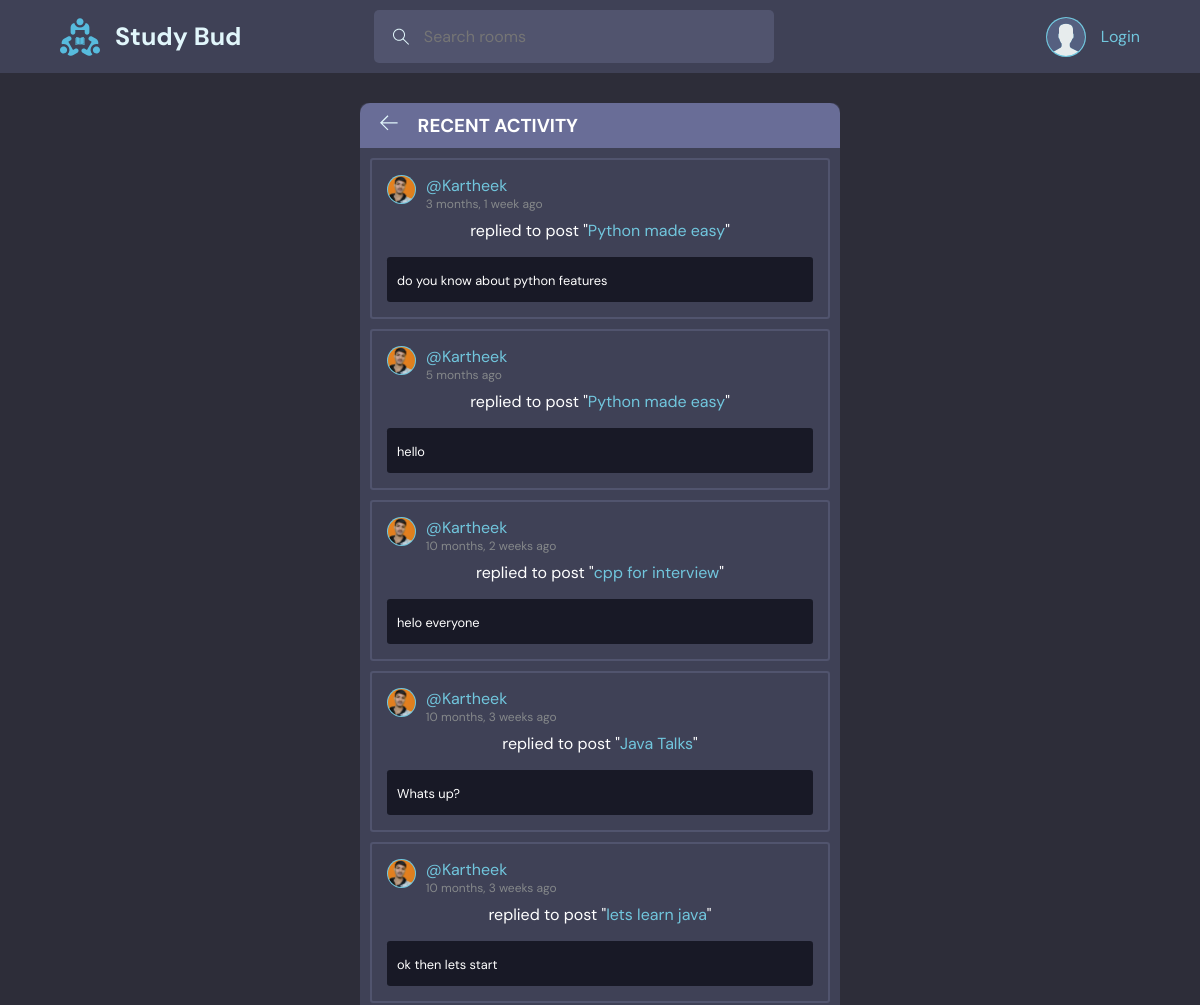
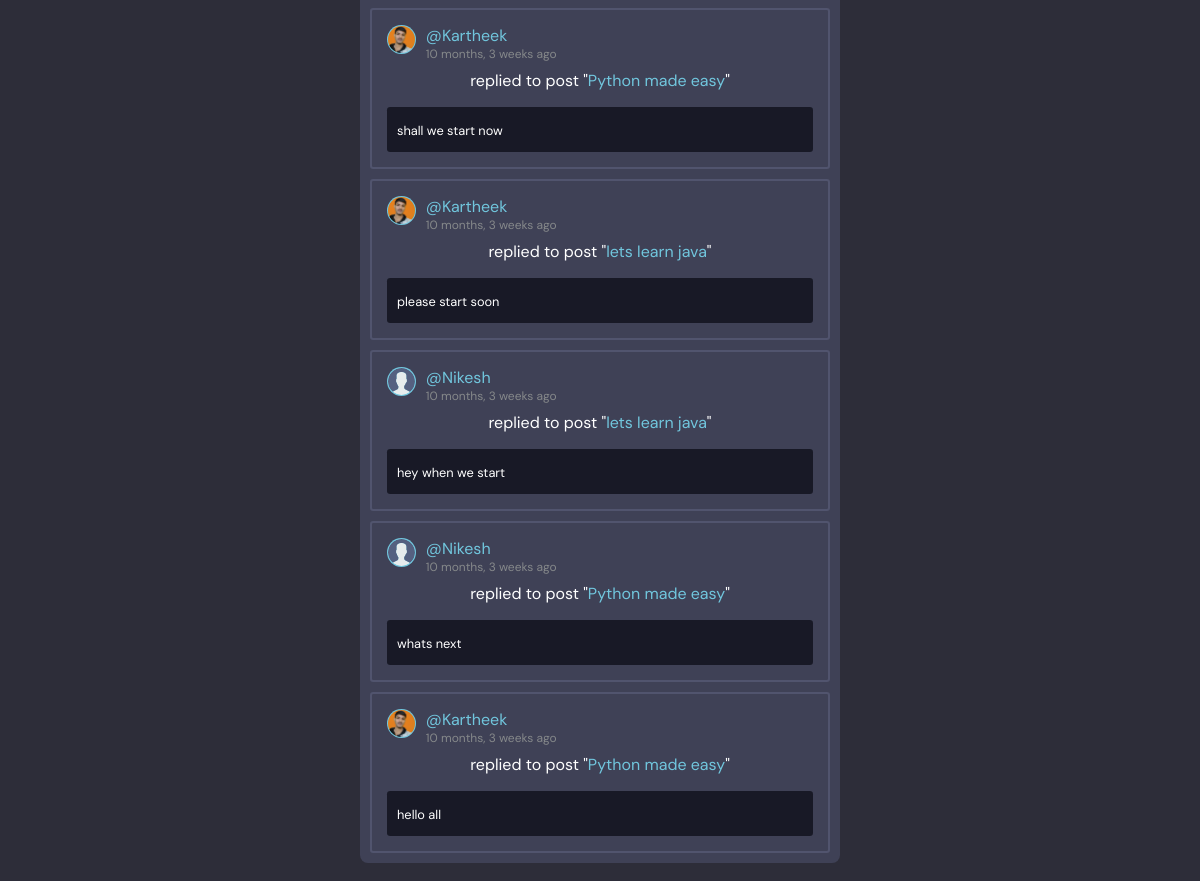
The page /activity/ on the database its author committed (2 pictures, top to bottom).
### base/models.py (models this page shows)
class Message(models.Model):
    user = models.ForeignKey(User, on_delete=models.CASCADE)
    room = models.ForeignKey(Room, on_delete=models.CASCADE)
    body = models.TextField()
    updated = models.DateTimeField(auto_now=True)
    created = models.DateTimeField(auto_now_add=True)
    class Meta:
        ordering = ['-updated', '-created']
    def __str__(self):
        return self.body[:50]

class User(AbstractUser):
    name = models.CharField(max_length=200, null=True)
    email = models.EmailField(unique=True, null=True)
    bio = models.TextField(null=True)
    avatar = models.ImageField(null=True, default="avatar.svg")
    USERNAME_FIELD = 'email'
    REQUIRED_FIELDS = []

class Room(models.Model):
    host = models.ForeignKey(User, on_delete=models.SET_NULL, null=True)
    topic = models.ForeignKey(Topic, on_delete=models.SET_NULL, null=True)
    name = models.CharField(max_length=200)
    description = models.TextField(null=True, blank=True)
    participants = models.ManyToManyField(User, related_name='participants', blank=True)
    updated = models.DateTimeField(auto_now=True)
    created = models.DateTimeField(auto_now_add=True)
    class Meta:
        ordering = ['-updated', '-created']
    def __str__(self):
        return self.name

### base/views.py (the view)
# urls.py: path('activity/', views.activity, name='activity'),
def activity(request):
    room_messages = Message.objects.all()
    context = {'room_messages': room_messages}
    return render(request, 'base/activity.html', context)

### base/templates/base/activity.html
{% extends 'main.html' %}
{% block content %}
<div class="outer">
    <div class="box-center activity-page">
        <div class="box-center__inner">
            <div class="header flex">
                <a href="{% url 'home' %}">
                    <svg version="1.1" xmlns="http://www.w3.org/2000/svg" width="32" height="32" viewBox="0 0 32 32">
                      <title>arrow-left</title>
                      <path d="M13.723 2.286l-13.723 13.714 13.719 13.714 1.616-1.611-10.96-10.96h27.625v-2.286h-27.625l10.965-10.965-1.616-1.607z">
                      </path>
                    </svg>
                </a>
                <h3>RECENT ACTIVITY</h3>
            </div>
            {% include "base/component_activity.html" %}
        </div>
    </div>
</div>
{% endblock content %}

### base/templates/base/component_activity.html (shortened to what this page needs)
<div class="activity__body">
    {% for message in room_messages %}
        <div class="activity-details">
            <div class="userDetails">
                <a href="{% url 'user-profile' message.user.id %}">
                    <img src="{{ message.user.avatar.url }}" alt="" class="avatar avatar--small">
                    <div class="userName">
                        <span>@{{ message.user.name }}</span>
                        <small>{{ message.updated|timesince }} ago</small>
                    </div>
                </a>
            </div>
            <p>replied to post "<a href="{% url 'room' message.room.id %}">{{ message.room }}</a>"</p>
            <div class="message-body">
                <small>{{ message }}</small>
            </div>
        </div>
    {% endfor %}
</div>

### static/css/style.css (style rules this page uses)
* { margin: 0; padding: 0; -webkit-box-sizing: border-box; box-sizing: border-box; font-family: 'DM Sans', sans-serif; }
body { background-color: #2d2d39; }
a { text-decoration: none; color: #71c6dd; display: inline-block; }
.userDetails { display: -webkit-box; display: -ms-flexbox; display: flex; -webkit-box-align: center; -ms-flex-align: center; align-items: center; }
.userDetails .userName { display: -webkit-box; display: -ms-flexbox; display: flex; -webkit-box-align: center; -ms-flex-align: center; align-items: center; }
.userDetails a { display: -webkit-inline-box; display: -ms-inline-flexbox; display: inline-flex; -webkit-box-align: center; -ms-flex-align: center; align-items: center; }
.userDetails a img { margin-right: 10px; }
.userDetails small { color: #c1c3c4; font-size: 0.8rem; font-weight: 400; }
.avatar { width: 2.5rem; height: 2.5rem; border-radius: 50%; padding: 1px; background-color: #71c6dd; }
.avatar--small { width: 1.8rem; height: 1.8rem; }
.outer { position: relative; }
.outer .box-center { width: 450px; position: absolute; top: 50%; left: 50%; -webkit-transform: translateX(-50%); transform: translateX(-50%); }
.outer .box-center.delete-page, .outer .box-center.activity-page { width: 40%; }
.outer .box-center .box-center__inner { background-color: #3f4156; border-radius: 0.5rem; margin: 30px 0px; }
.outer .box-center .box-center__inner .header { background-color: #696d97; color: #fff; padding: 10px 20px; border-radius: 10px 10px 0px 0px; }
.outer .box-center .box-center__inner .header.flex { display: -webkit-box; display: -ms-flexbox; display: flex; -webkit-box-align: center; -ms-flex-align: center; align-items: center; gap: 20px; }
.outer .box-center .box-center__inner .header.flex svg { width: 1.1rem; height: 1.1rem; fill: #e1f6fb; }
.outer .box-center .box-center__inner .header h3 { text-align: center; text-transform: uppercase; }
.activity__body { padding: 0px 10px 10px 10px; color: #fff; }
.activity__body .activity-details { border: 2px solid #51546e; margin-top: 10px; padding: 15px; border-radius: 0.2rem; }
.activity__body .activity-details .userDetails { -webkit-box-align: start; -ms-flex-align: start; align-items: flex-start; -webkit-box-pack: justify; -ms-flex-pack: justify; justify-content: space-between; }
.activity__body .activity-details .userDetails a { -webkit-box-align: start; -ms-flex-align: start; align-items: flex-start; }
.activity__body .activity-details .userDetails a .userName { display: block; }
.activity__body .activity-details .userDetails a .userName small { display: block; font-size: 0.75rem; color: #85888a; line-height: 1rem; }
.activity__body .activity-details p { text-align: center; margin: 8px 0px 16px 0px; }
.activity__body .activity-details .message-body { padding: 12px 10px; background-color: #181926; border-radius: 0.2rem; }
.activity__body .activity-details .message-body small { font-size: 0.8rem; }

### rows shown on the page
Message: user.avatar (picture), user.name "Kartheek", updated "3 months, 1 week", room "Python made easy", body "do you know about python features"
Message: user.avatar (picture), user.name "Kartheek", updated "5 months", room "Python made easy", body "hello"
Message: user.avatar (picture), user.name "Kartheek", updated "10 months, 2 weeks", room "cpp for interview", body "helo everyone"
Message: user.avatar (picture), user.name "Kartheek", updated "10 months, 3 weeks", room "Java Talks", body "Whats up?"
Message: user.avatar (picture), user.name "Kartheek", updated "10 months, 3 weeks", room "lets learn java", body "ok then lets start"
Message: user.avatar (picture), user.name "Kartheek", updated "10 months, 3 weeks", room "Python made easy", body "shall we start now"
Message: user.avatar (picture), user.name "Kartheek", updated "10 months, 3 weeks", room "lets learn java", body "please start soon"
Message: user.avatar (placeholder picture), user.name "Nikesh", updated "10 months, 3 weeks", room "lets learn java", body "hey when we start"
Message: user.avatar (placeholder picture), user.name "Nikesh", updated "10 months, 3 weeks", room "Python made easy", body "whats next"
Message: user.avatar (picture), user.name "Kartheek", updated "10 months, 3 weeks", room "Python made easy", body "hello all"
